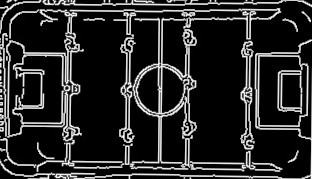
#> input picture vision/Images/TemplateCropped360x240.jpg, 312 x 179 px, found by its file name
$ python CannyEdge.py
#> lines starting #> are read from the running program, lines starting #| are printed output that depends on the picture
import cv2
import numpy as np
from PIL import Image

global_start_coords = (0.0, 0.0)
global_end_coords = (100.0, 100.0)
global_ball_coords = (50.0, 50.0)

temp_edges = cv2.imread("vision\Images\TemplateCropped360x240.jpg", cv2.IMREAD_GRAYSCALE)
#> temp_edges is the input picture: shape (179, 312); min 0, max 255, mean 40.8
assert temp_edges is not None, "file could not be read, check with os.path.exists()"


def canny_edge(frame):
    # Converting the frame to gray scale
    gray = cv2.cvtColor(frame, cv2.COLOR_BGR2BGRA)
    blurred = cv2.GaussianBlur(gray, (5, 5), 0)
    edges = cv2.Canny(blurred, 130, 150)
    return blurred, edges

def getBallCoordsInPercent():
    return __calcCoordsInPercent(global_ball_coords)

def __calcCoordsInPercent(coords):
    coords_max = (global_end_coords[0] - global_start_coords[0], global_end_coords[1] - global_start_coords[1])
    return ((coords[0] / coords_max[0], coords[1] / coords_max[1]))

def getGlobalStartCoords():
    return global_start_coords

def getGlobalEndCoords():
    return global_end_coords

def getGlobaLBalCoords():
    return global_ball_coords

def setGlobalBallCoords(coords):
    global_ball_coords = coords

#_, temp_edges = canny_edge(template)
#temp_edges = cv2.resize(temp_edges, (640, 480))
#cv2.imwrite("TemplateEdges.jpg", temp_edges)
w, h = temp_edges.shape[::-1]
#> w = 312; h = 179

cap = cv2.VideoCapture(1)
cap.set(cv2.CAP_PROP_FRAME_WIDTH, 360)
cap.set(cv2.CAP_PROP_FRAME_HEIGHT, 240)
cap.set(cv2.CAP_PROP_FPS, 10)
while True:
    ret, frame = cap.read(cv2.IMREAD_GRAYSCALE)
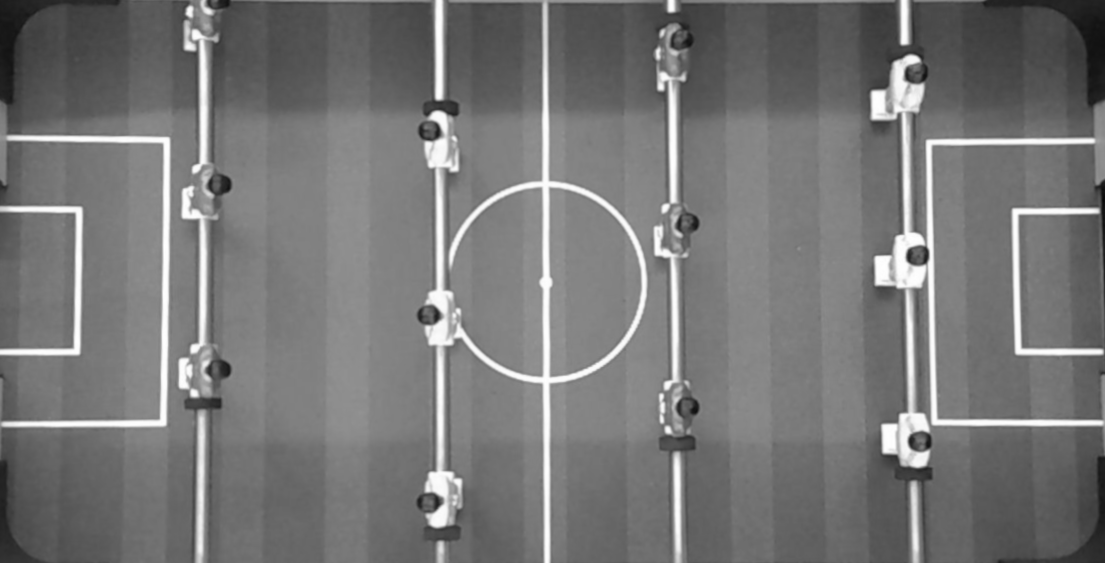
#> input picture vision/Images/TemplateFieldDetection.png, 1105 x 563 px, given in place of the camera
#> frame is the input picture: shape (563, 1105, 3); min 8, max 255, mean 118.3
    blurred, edges = canny_edge(frame)
#> in canny_edge, `edges = cv2.Canny(blurred, 130, 150)`:
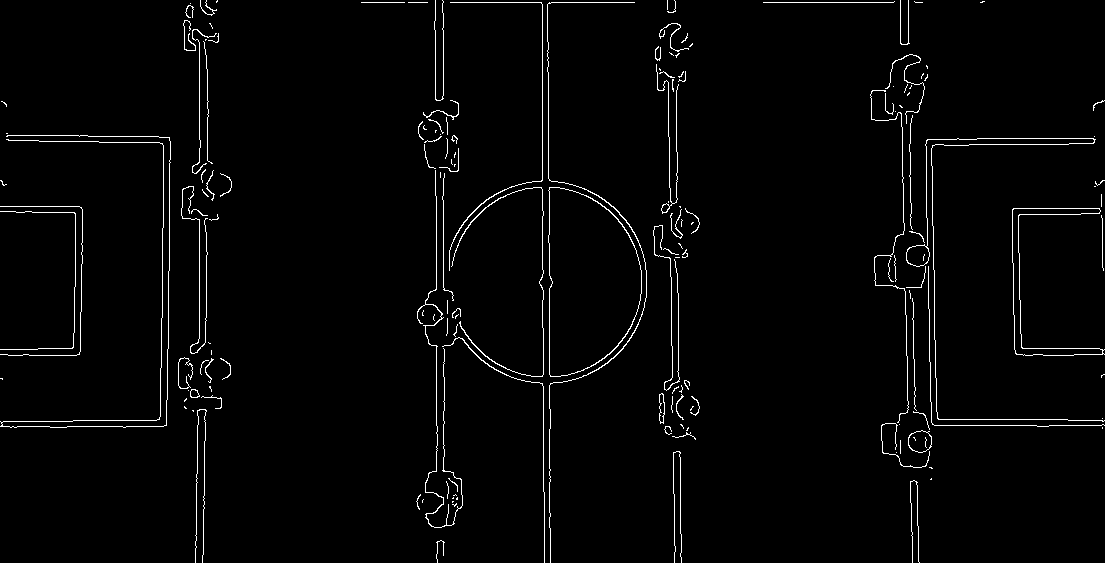
#> edges: shape (563, 1105); 2.1% white in thin lines or dots

    res = cv2.matchTemplate(edges, temp_edges, cv2.TM_CCORR_NORMED)
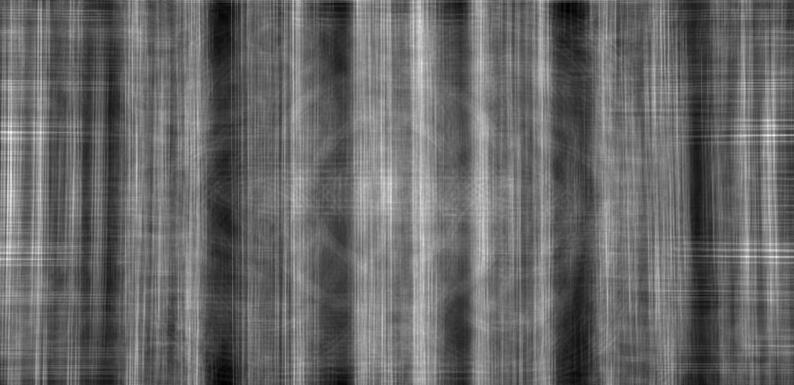
#> res: shape (385, 794) float32; min 0.00958, max 0.163, mean 0.072; drawn with min black and max white
    min_val, max_val, min_loc, max_loc = cv2.minMaxLoc(res)
#> min_val = 0.00958; max_val = 0.163; min_loc = (567, 10); max_loc = (11, 132)
    top_left = max_loc # Using max_loc for CCoRR
#> top_left = (11, 132)
    global_start_coords = tuple(top_left)
#> global_start_coords = (11, 132)
    bottom_right = (top_left[0] + w - 5, top_left[1] + h - 5)
#> bottom_right = (318, 306)
    global_end_coords = tuple(bottom_right)
#> global_end_coords = (318, 306)

    #cv2.rectangle(edges, top_left, bottom_right, 210, 2)
    # 640 480
    cv2.imshow('Canny Edge Detection', edges)
    cv2.imshow("Template Edges", temp_edges)
    if cv2.waitKey(1) & 0xFF == ord('q'):
#> (key q is pressed here)
        break

cap.release()
cv2.destroyAllWindows()
